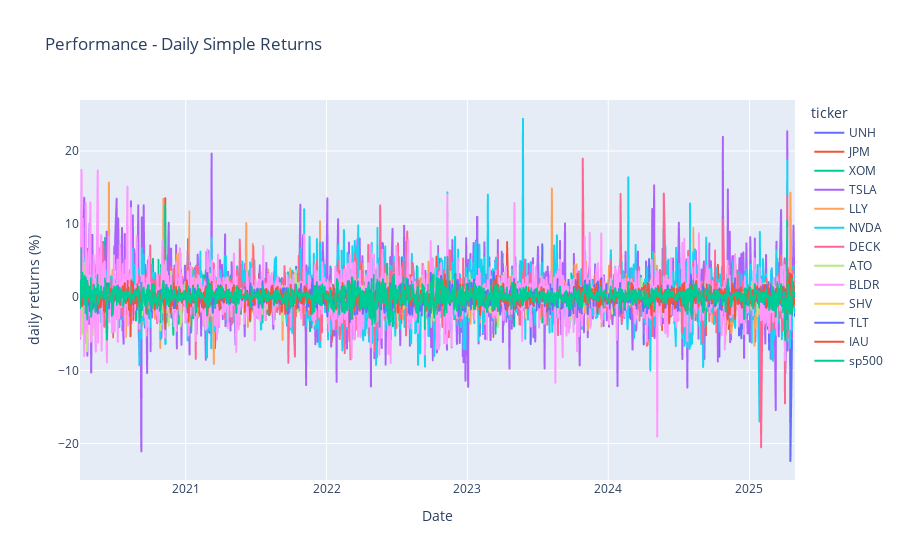

Notebook source saved alongside this figure:
### Code cell
fig = px.line(df1, x='Date',
              y='daily_return_pct', color='ticker',
              title='Performance - Daily Simple Returns',
              labels={'daily_return_pct':'daily returns (%)'})
fig.show()

### Figure 1 — Plotly figure (JSON) as saved in the notebook; plotly's stock layout.template omitted (floating-point values rounded to 4 significant figures; data arrays with more than 128 entries replaced by an {"elided": "..."} marker saying what was removed)
{"data": [{"hovertemplate": "ticker=UNH<br>Date=%{x}<br>daily returns (%)=%{y}<extra></extra>", "legendgroup": "UNH", "line": {"color": "#636efa", "dash": "solid"}, "marker": {"symbol": "circle"}, "mode": "lines", "name": "UNH", "showlegend": true, "type": "scattergl", "x": {"elided": "1275 str values"}, "xaxis": "x", "y": {"elided": "1275 float values"}, "yaxis": "y"}, {"hovertemplate": "ticker=JPM<br>Date=%{x}<br>daily returns (%)=%{y}<extra></extra>", "legendgroup": "JPM", "line": {"color": "#EF553B", "dash": "solid"}, "marker": {"symbol": "circle"}, "mode": "lines", "name": "JPM", "showlegend": true, "type": "scattergl", "x": {"elided": "1275 str values"}, "xaxis": "x", "y": {"elided": "1275 float values"}, "yaxis": "y"}, {"hovertemplate": "ticker=XOM<br>Date=%{x}<br>daily returns (%)=%{y}<extra></extra>", "legendgroup": "XOM", "line": {"color": "#00cc96", "dash": "solid"}, "marker": {"symbol": "circle"}, "mode": "lines", "name": "XOM", "showlegend": true, "type": "scattergl", "x": {"elided": "1275 str values"}, "xaxis": "x", "y": {"elided": "1275 float values"}, "yaxis": "y"}, {"hovertemplate": "ticker=TSLA<br>Date=%{x}<br>daily returns (%)=%{y}<extra></extra>", "legendgroup": "TSLA", "line": {"color": "#ab63fa", "dash": "solid"}, "marker": {"symbol": "circle"}, "mode": "lines", "name": "TSLA", "showlegend": true, "type": "scattergl", "x": {"elided": "1275 str values"}, "xaxis": "x", "y": {"elided": "1275 float values"}, "yaxis": "y"}, {"hovertemplate": "ticker=LLY<br>Date=%{x}<br>daily returns (%)=%{y}<extra></extra>", "legendgroup": "LLY", "line": {"color": "#FFA15A", "dash": "solid"}, "marker": {"symbol": "circle"}, "mode": "lines", "name": "LLY", "showlegend": true, "type": "scattergl", "x": {"elided": "1275 str values"}, "xaxis": "x", "y": {"elided": "1275 float values"}, "yaxis": "y"}, {"hovertemplate": "ticker=NVDA<br>Date=%{x}<br>daily returns (%)=%{y}<extra></extra>", "legendgroup": "NVDA", "line": {"color": "#19d3f3", "dash": "solid"}, "marker": {"symbol": "circle"}, "mode": "lines", "name": "NVDA", "showlegend": true, "type": "scattergl", "x": {"elided": "1275 str values"}, "xaxis": "x", "y": {"elided": "1275 float values"}, "yaxis": "y"}, {"hovertemplate": "ticker=DECK<br>Date=%{x}<br>daily returns (%)=%{y}<extra></extra>", "legendgroup": "DECK", "line": {"color": "#FF6692", "dash": "solid"}, "marker": {"symbol": "circle"}, "mode": "lines", "name": "DECK", "showlegend": true, "type": "scattergl", "x": {"elided": "1275 str values"}, "xaxis": "x", "y": {"elided": "1275 float values"}, "yaxis": "y"}, {"hovertemplate": "ticker=ATO<br>Date=%{x}<br>daily returns (%)=%{y}<extra></extra>", "legendgroup": "ATO", "line": {"color": "#B6E880", "dash": "solid"}, "marker": {"symbol": "circle"}, "mode": "lines", "name": "ATO", "showlegend": true, "type": "scattergl", "x": {"elided": "1275 str values"}, "xaxis": "x", "y": {"elided": "1275 float values"}, "yaxis": "y"}, {"hovertemplate": "ticker=BLDR<br>Date=%{x}<br>daily returns (%)=%{y}<extra></extra>", "legendgroup": "BLDR", "line": {"color": "#FF97FF", "dash": "solid"}, "marker": {"symbol": "circle"}, "mode": "lines", "name": "BLDR", "showlegend": true, "type": "scattergl", "x": {"elided": "1275 str values"}, "xaxis": "x", "y": {"elided": "1275 float values"}, "yaxis": "y"}, {"hovertemplate": "ticker=SHV<br>Date=%{x}<br>daily returns (%)=%{y}<extra></extra>", "legendgroup": "SHV", "line": {"color": "#FECB52", "dash": "solid"}, "marker": {"symbol": "circle"}, "mode": "lines", "name": "SHV", "showlegend": true, "type": "scattergl", "x": {"elided": "1275 str values"}, "xaxis": "x", "y": {"elided": "1275 float values"}, "yaxis": "y"}, {"hovertemplate": "ticker=TLT<br>Date=%{x}<br>daily returns (%)=%{y}<extra></extra>", "legendgroup": "TLT", "line": {"color": "#636efa", "dash": "solid"}, "marker": {"symbol": "circle"}, "mode": "lines", "name": "TLT", "showlegend": true, "type": "scattergl", "x": {"elided": "1275 str values"}, "xaxis": "x", "y": {"elided": "1275 float values"}, "yaxis": "y"}, {"hovertemplate": "ticker=IAU<br>Date=%{x}<br>daily returns (%)=%{y}<extra></extra>", "legendgroup": "IAU", "line": {"color": "#EF553B", "dash": "solid"}, "marker": {"symbol": "circle"}, "mode": "lines", "name": "IAU", "showlegend": true, "type": "scattergl", "x": {"elided": "1275 str values"}, "xaxis": "x", "y": {"elided": "1275 float values"}, "yaxis": "y"}, {"hovertemplate": "ticker=sp500<br>Date=%{x}<br>daily returns (%)=%{y}<extra></extra>", "legendgroup": "sp500", "line": {"color": "#00cc96", "dash": "solid"}, "marker": {"symbol": "circle"}, "mode": "lines", "name": "sp500", "showlegend": true, "type": "scattergl", "x": {"elided": "1275 str values"}, "xaxis": "x", "y": {"elided": "1275 float values"}, "yaxis": "y"}], "layout": {"legend": {"title": {"text": "ticker"}, "tracegroupgap": 0}, "title": {"text": "Performance - Daily Simple Returns"}, "xaxis": {"anchor": "y", "domain": [0, 1], "title": {"text": "Date"}}, "yaxis": {"anchor": "x", "domain": [0, 1], "title": {"text": "daily returns (%)"}}}}
